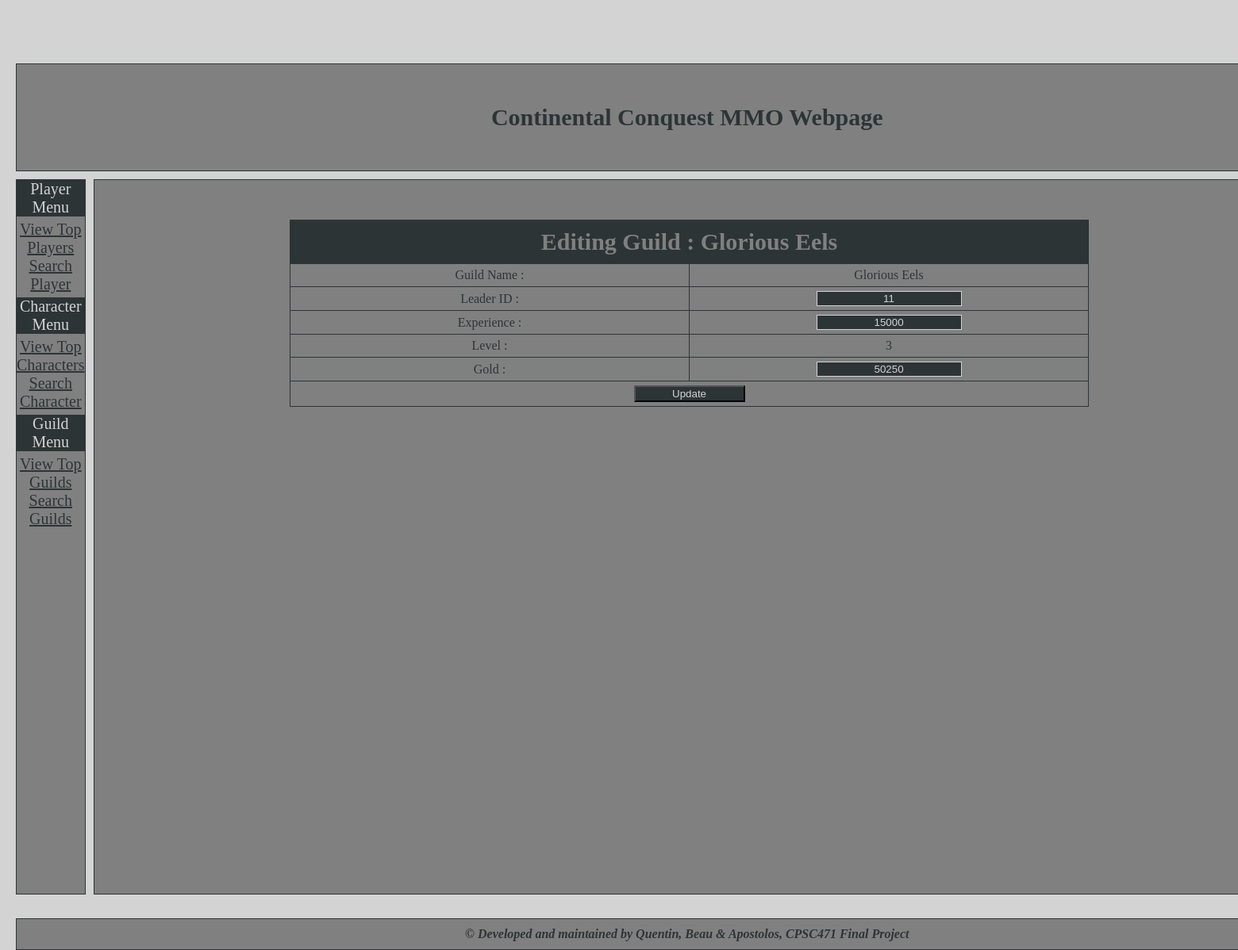
The app's page /editguild.php?guild=Glorious Eels with its own data.
### tables this page shows
CREATE TABLE GUILD (
	Guild_name VARCHAR(30) NOT NULL,
    Leader_ID INTEGER NOT NULL,
    XP INTEGER NOT NULL,
    Level INTEGER NOT NULL,
    Gold INTEGER NOT NULL,
    PRIMARY KEY (Guild_name),
    FOREIGN KEY (Leader_ID) REFERENCES PLAYERS (Player_ID) 
);

### include/functions.php (called while the page is built, shortened)
<?php
    class Database {
        function init_connection($servername, $db, $username, $password) {
            $this->connection = mysqli_connect($servername, $username, $password, $db);
        }
    }
?>

### editguild.php (the view, shortened to what this page needs)
<?php
    include 'include/connectDB.php';
    include 'include/header.php';
    include 'include/left-menu.php';
    if(isset($_POST["guild"])) {
        $guild = $_POST["guild"];
    } else {
        $guild = $_GET["guild"];
    }
    $stmt = $db->connection->prepare('SELECT * FROM GUILD WHERE Guild_name = ?');
    $stmt->bind_param('s', $guild);
    $stmt->execute();
    $result = $stmt->get_result();
?>
<div class='center'>
<div id='center-content'>
    <table id='table_players'>
        <tr class='table_players_row'>
            <td class='table_players_data' id='table_players_title' colspan='3' >
                Editing Guild :
                    <?php
                        if ($result->num_rows == 0) {
                            echo "<br/>Guild not found.</td></tr>";
                        } else {
                            $row = $result->fetch_row();
                            echo $row[0];
        echo "
                </td>
            </tr>
            <tr class='table_players_row'>
                <td class='table_players_data'>
                    Guild Name :
                </td>
                <td class='table_players_data'>
                    ".$row[0]."
                </td>
            </tr>
            <tr class='table_players_row'>
                <td class='table_players_data'>
                    Leader ID :
                </td>
                <td class='table_players_data'>
                    <input class='input-fields' type='text' value='".$row[1]."' />
                </td>
            </tr>
            <tr class='table_players_row'>
                <td class='table_players_data'>
                    Experience :
                </td>
                <td class='table_players_data'>
                    <input class='input-fields' type='text' value='".$row[2]."' />
                </td>
            </tr>
            <tr class='table_players_row'>
                <td class='table_players_data'>
                    Level :
                </td>
                <td class='table_players_data'>
                    ".$row[3]."
                </td>
            </tr>
            <tr class='table_players_row'>
                <td class='table_players_data'>
                    Gold :
                </td>
                <td class='table_players_data'>
                    <input class='input-fields' type='text' value='".$row[4]."' />
                </td>
            </tr>
            <tr class='table_players_row'>
                <td class='table_players_data' colspan='2'>
                    <input type ='submit' class='submit-inputs' value='Update' />
                </td>
            </tr>
            ";
            }
        ?>
        </table>
    </div>
</div>
<?php
    include 'include/footer.php';
?>

### include/theme.css (style rules this page uses)
html { height: 100%; color: #2D3436; background-color:lightgray; }
body { min-height: 100%; margin: 0; }
.center { grid-area: main; border:1px solid #2D3436; min-height: 900px; }
#center-content { margin-top: 50px; margin-left: auto; margin-right: auto; margin-bottom:auto; width: 1500px; text-align: center; }
.grid-container > div { background-color:gray; text-align: center; padding: 0px; font-size: 20px; }
#table_players { border: 1px solid #2D3436; border-collapse: collapse; margin-left: auto; margin-right: auto; margin-bottom:auto; }
#table_players_title { padding-top: 10px; padding-bottom:10px; font-weight:bold; font-size: 30px; background-color:#2D3436; color:gray; }
.table_players_data { border: 1px solid #2D3436; margin: 0; padding-top: 5px; padding-bottom: 5px; width : 500px; font-size: 16px; }
.input-fields { background-color:#2D3436; border: 1px solid lightgray; color: lightgray; text-align: center; }
.submit-inputs { background-color:#2D3436; color: lightgray; text-align: center; width: 140px; }

### records on screen
guild: Guild_name "Glorious Eels", Leader_ID "11", XP "15000", Level "3", Gold "50250"
